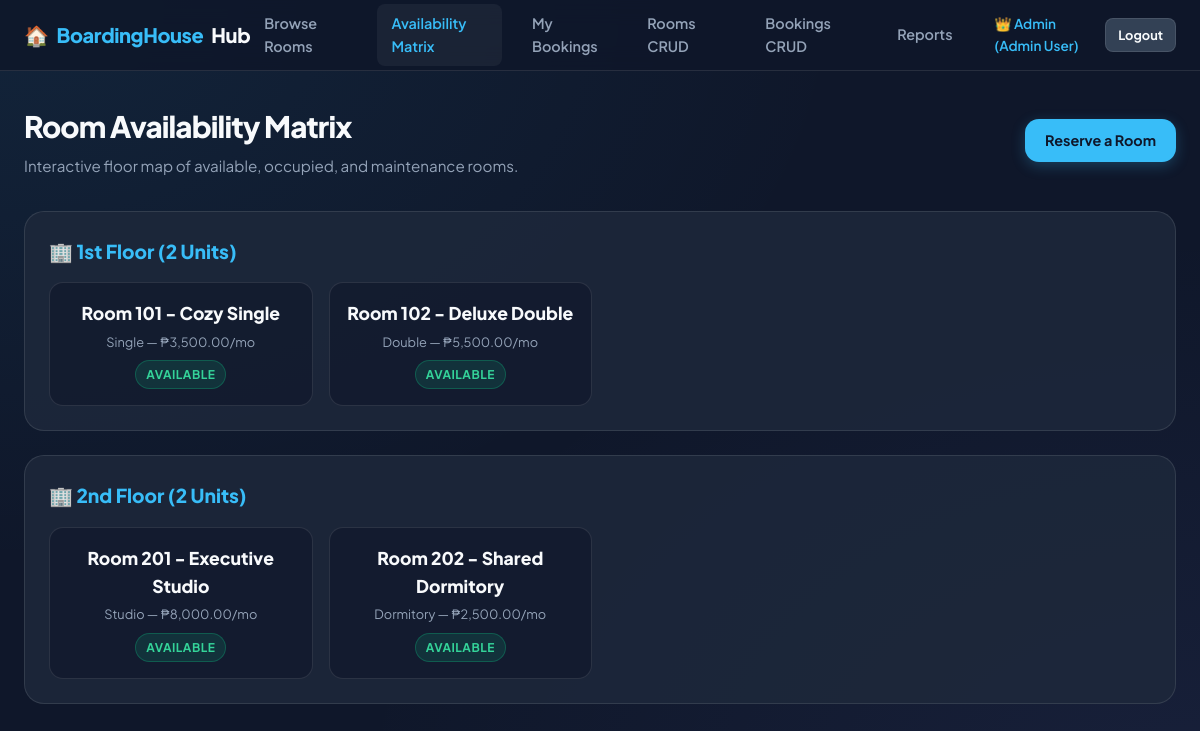
The app's page /availability.php (signed in) with its own data.
### tables this page shows
CREATE TABLE IF NOT EXISTS `rooms` (
    `id` INT AUTO_INCREMENT PRIMARY KEY,
    `name` VARCHAR(100) NOT NULL,
    `type` VARCHAR(50) NOT NULL,
    `price` DECIMAL(10,2) NOT NULL,
    `capacity` INT NOT NULL DEFAULT 1,
    `floor` VARCHAR(20) DEFAULT '1st Floor',
    `status` ENUM('Available', 'Occupied', 'Maintenance') DEFAULT 'Available',
    `image` VARCHAR(255) NULL,
    `description` TEXT,
    `created_at` TIMESTAMP DEFAULT CURRENT_TIMESTAMP
);

### config.php (called while the page is built, shortened)
<?php
function e($string)
{
    return htmlspecialchars($string ?? '', ENT_QUOTES, 'UTF-8');
}
function formatMoney($amount)
{
    return '₱' . number_format((float) $amount, 2);
}

### availability.php (the view, shortened to what this page needs)
<?php
require_once __DIR__ . '/config.php';
$pdo = getDB();
$rooms = $pdo->query("SELECT * FROM `rooms` ORDER BY `floor` ASC, `id` ASC")->fetchAll();
$floors = [];
foreach ($rooms as $r) {
    $floorName = !empty($r['floor']) ? $r['floor'] : 'General Floor';
    $floors[$floorName][] = $r;
}
include __DIR__ . '/includes/header.php';
include __DIR__ . '/includes/navbar.php';
?>
<div class="container">
    <div class="page-header">
        <div>
            <h1 class="page-title">Room Availability Matrix</h1>
            <p class="page-subtitle">Interactive floor map of available, occupied, and maintenance rooms.</p>
        </div>
        <a href="index.php" class="btn btn-primary">Reserve a Room</a>
    </div>
    <?php foreach ($floors as $floorName => $floorRooms): ?>
        <div style="background: var(--bg-card); border: 1px solid var(--border); border-radius: var(--radius-lg); padding: 24px; margin-bottom: 24px;">
            <div style="font-size: 1.2rem; font-weight: 800; margin-bottom: 16px; color: var(--primary); display: flex; align-items: center; gap: 8px;">
                🏢 <?= e($floorName); ?> (<?= count($floorRooms); ?> Units)
            </div>
            <div style="display: grid; grid-template-columns: repeat(auto-fill, minmax(220px, 1fr)); gap: 16px;">
                <?php foreach ($floorRooms as $r): ?>
                    <div style="background: rgba(15, 23, 42, 0.6); border: 1px solid var(--border); border-radius: var(--radius-md); padding: 16px; text-align: center;">
                        <div style="font-size: 1.1rem; font-weight: 800; color: var(--text-main); margin-bottom: 4px;"><?= e($r['name']); ?></div>
                        <div style="font-size: 0.8rem; color: var(--text-muted); margin-bottom: 8px;"><?= e($r['type']); ?> — <?= formatMoney($r['price']); ?>/mo</div>
                        <div>
                            <span class="badge badge-<?= strtolower($r['status']); ?>">
                                <?= e(ucfirst($r['status'])); ?>
                            </span>
                        </div>
                    </div>
                <?php endforeach; ?>
            </div>
        </div>
    <?php endforeach; ?>
</div>
<?php include __DIR__ . '/includes/footer.php'; ?>

### css/style.css (style rules this page uses)
:root { --bg-main: #0f172a; --bg-card: rgba(30, 41, 59, 0.85); --bg-card-hover: rgba(51, 65, 85, 0.95); --border: rgba(255, 255, 255, 0.1); --border-hover: rgba(56, 189, 248, 0.4); --primary: #38bdf8; --primary-hover: #0284c7; --primary-glow: rgba(56, 189, 248, 0.25); --secondary: #334155; --secondary-hover: #475569; --accent: #818cf8; --success: #10b981; --success-bg: rgba(16, 185, 129, 0.15); --warning: #f59e0b; --warning-bg: rgba(245, 158, 11, 0.15); --danger: #ef4444; --danger-bg: rgba(239, 68, 68, 0.15); --text-main: #f8fafc; --text-muted: #94a3b8; --text-dark: #0f172a; --radius-sm: 8px; --radius-md: 14px; --radius-lg: 20px; --shadow-sm: 0 4px 6px -1px rgba(0, 0, 0, 0.2); --shadow-md: 0 10px 15px -3px rgba(0, 0, 0, 0.3); --shadow-lg: 0 20px 25px -5px rgba(0, 0, 0, 0.4); --transition: all 0.25s cubic-bezier(0.4, 0, 0.2, 1); }
* { margin: 0; padding: 0; box-sizing: border-box; font-family: 'Plus Jakarta Sans', -apple-system, BlinkMacSystemFont, sans-serif; }
body { background-color: var(--bg-main); background-image: radial-gradient(at 0% 0%, rgba(56, 189, 248, 0.08) 0px, transparent 50%), radial-gradient(at 100% 100%, rgba(129, 140, 248, 0.08) 0px, transparent 50%); color: var(--text-main); min-height: 100vh; line-height: 1.6; padding-bottom: 60px; }
.container { max-width: 1200px; margin: 32px auto; padding: 0 24px; }
.page-header { display: flex; align-items: center; justify-content: space-between; margin-bottom: 32px; flex-wrap: wrap; gap: 16px; }
.page-title { font-size: 1.85rem; font-weight: 800; letter-spacing: -0.03em; }
.page-subtitle { color: var(--text-muted); font-size: 0.95rem; margin-top: 4px; }
.btn { display: inline-flex; align-items: center; justify-content: center; gap: 8px; padding: 10px 20px; font-size: 0.9rem; font-weight: 700; border-radius: var(--radius-md); border: none; cursor: pointer; text-decoration: none; transition: var(--transition); outline: none; }
.btn-primary { background: var(--primary); color: var(--text-dark); box-shadow: 0 4px 14px var(--primary-glow); }
.badge { display: inline-flex; align-items: center; padding: 4px 10px; border-radius: 9999px; font-size: 0.75rem; font-weight: 700; text-transform: uppercase; letter-spacing: 0.04em; }
.badge-available { background: var(--success-bg); color: #34d399; border: 1px solid rgba(16, 185, 129, 0.3); }

### records on screen
rooms: name "Room 101 - Cozy Single", type "Single", price "₱3,500.00", status "AVAILABLE"
rooms: name "Room 102 - Deluxe Double", type "Double", price "₱5,500.00", status "AVAILABLE"
rooms: floor "2nd Floor", count($floorRooms) "2", name "Room 202 - Shared Dormitory", type "Dormitory", price "₱2,500.00", status "AVAILABLE"
rooms: name "Room 201 - Executive Studio", type "Studio", price "₱8,000.00", status "AVAILABLE"

### other values on screen
$user['name'] "Admin User"
$floorName "1st Floor"
count($floorRooms) "2"
